Frame 1 (no input): blank canvas, image omitted
Frame 60 (the mouse pressed at the canvas centre just before this capture): blank canvas, image omitted
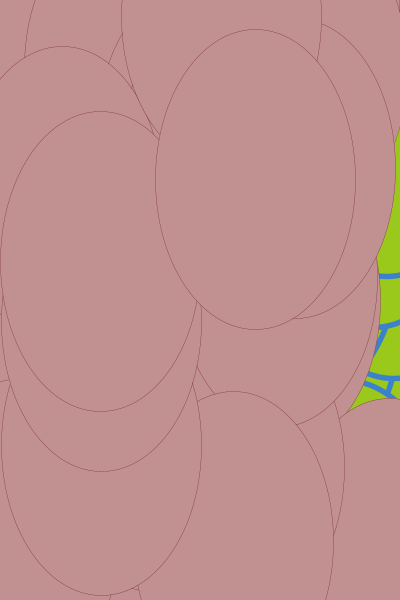
Frame 120 (the mouse held since frame 60 and released just before this capture)

The Processing sketch whose frames 1 and 60 were blank and that drew this single picture after the mouse press (run headless with seeded random() and noise(); from frame 60 on, the mouse is pressed at the canvas centre):

// Processing sketch: processing_62207
// ── processing_62207.pde




void setup ()

{
  size(400, 600);

  background (255, 0, 255);

  smooth();

  frameRate(random (60));
}

void draw ()
{
  textSize(30);

  fill(random (255), random (255), random(255));



  strokeWeight(random(7));
  for (int i=1;i<40;i++)
    ellipse  (random(width), random(height), mouseX, mouseY);

  stroke(random(255), random(255), random(255));

  fill(random(255), random (200), random (200), random(200)) ;
}
